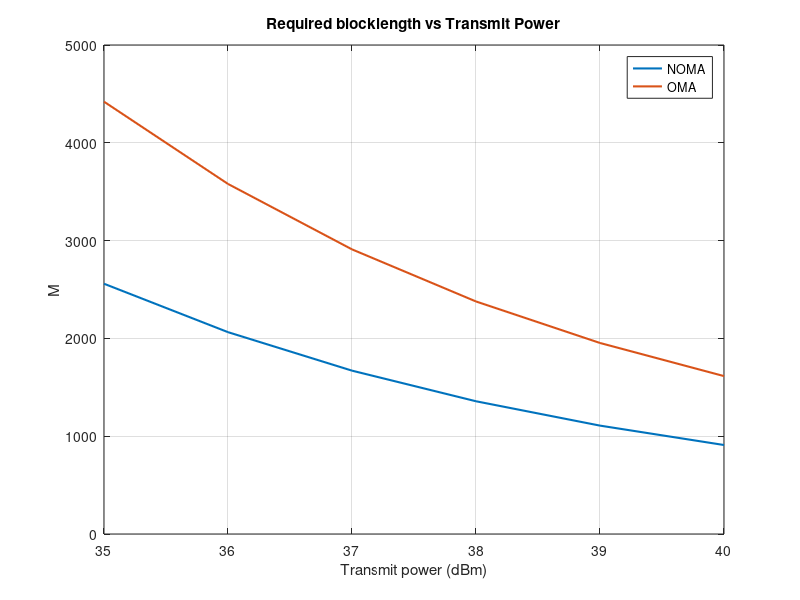

The MATLAB script that drew this image:
clc; clear variables; close all;
N = 1e6;
N1 = 256;
N2 = 256;


eplsion1R = 10^-5;
eplsion2R = 10^-4;


BW = 10^6;                  %System bandwidth
No = -174 + 10*log10(BW);   %Noise power (dBm)
no = (10^-3)*10.^(No/10);   %Noise power (linear scale)

d1 = 400;
d2 = 900;
eta = 4;

h1 = sqrt(1/2*d1^-eta)*(randn(1,N)+1i*randn(1,N));
h2 = sqrt(1/2*d2^-eta)*(randn(1,N)+1i*randn(1,N));

lamda1 = mean(abs(h1).^2);
lamda2 = mean(abs(h2).^2);


Pt = 35:1:40;                    %Transmit Power in dBm
pt = (10^-3).*db2pow(Pt);    %Transmit Power (linear scale)

beta1 = 0.5;
beta2 = 1-beta1;

for u=1:length(Pt)
    rho = pt(u)/no;
    NOMA_opt_a1(u) = (-lamda1*eplsion1R + sqrt((lamda1*eplsion1R)^2+4*(lamda2*eplsion2R)^2*rho*(lamda1*eplsion1R-lamda2*eplsion2R))) ...
                     / (2*lamda2*eplsion2R*rho*(lamda1*eplsion1R-lamda2*eplsion2R));


    NOMA_opt_M(u) = N1/log2(1+((-lamda1*eplsion1R + sqrt((lamda1*eplsion1R)^2+4*(lamda2*eplsion2R)^2*rho*(lamda1*eplsion1R-lamda2*eplsion2R)))...
                     / (2*lamda2*eplsion2R)));
    
    % Equal power allocation
    rho1 = 0.5*pt(u) / (beta1*no);
    rho2 = 0.5*pt(u) / (beta2*no);
    OMA_opt_M1(u) = N1/(beta1*log2(1+(eplsion1R*lamda1*rho)));
    OMA_opt_M2(u) = N2/(beta2*log2(1+(eplsion2R*lamda2*rho)));
    OMA_opt_M(u) = OMA_opt_M1(u)+OMA_opt_M2(u);

end



figure(1)
plot(Pt, NOMA_opt_M, 'linewidth', 1.5);
hold on; grid on;
plot(Pt, OMA_opt_M, 'linewidth', 1.5);

xlabel('Transmit power (dBm)');
ylabel('M');
title('Required blocklength vs Transmit Power');
legend('NOMA','OMA');





